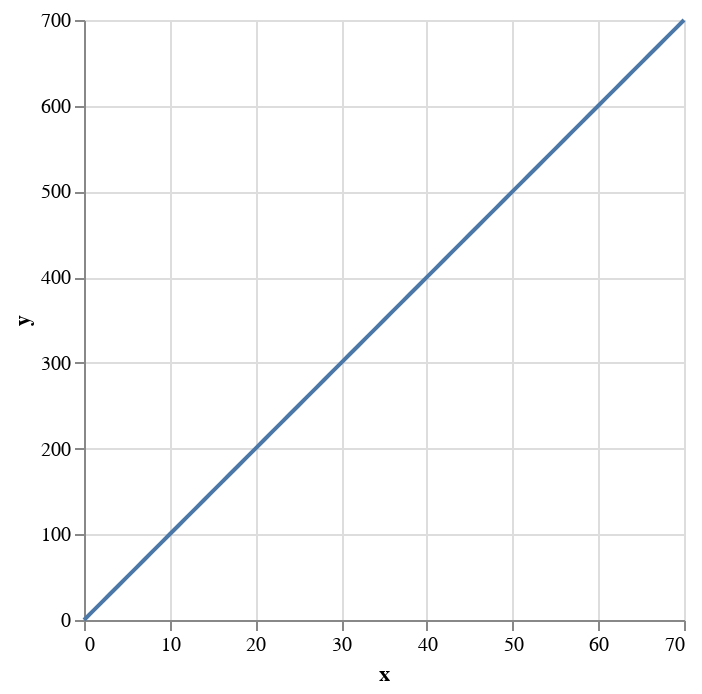

Here is the notebook cell this chart was saved with:
### Markdown cell above
Tree based methods are a popular class of machine learning algorithms. However, they have a very important property to keep in mind in a time series context. Essentially, tree based algorithms are not capable of extrapolating multiple time periods in the future. To illustrate this consider the following example. This is an example of a linearly increasing time series. 

In order for this example to work properly please restart at the top of this section if you decide to make modifications to the code cells

### Code cell
df = pd.DataFrame({'x': np.linspace(0, 70, 71)}).reset_index()
df['y'] = df['x'] * 10

alt.Chart(df).mark_line().encode(x = 'x', y = 'y')

### Figure 1 — Vega-Lite specification as saved in the notebook (floating-point values rounded to 4 significant figures)
{"config": {"view": {"continuousWidth": 300, "continuousHeight": 300}}, "data": {"name": "data-46a92fb53f74bef0b5ac49d83af58541"}, "mark": {"type": "line"}, "encoding": {"x": {"field": "x", "type": "quantitative"}, "y": {"field": "y", "type": "quantitative"}}, "$schema": "https://vega.github.io/schema/vega-lite/v5.16.3.json", "datasets": {"data-46a92fb53f74bef0b5ac49d83af58541": [{"index": 0, "x": 0.0, "y": 0.0}, {"index": 1, "x": 1.0, "y": 10.0}, {"index": 2, "x": 2.0, "y": 20.0}, {"index": 3, "x": 3.0, "y": 30.0}, {"index": 4, "x": 4.0, "y": 40.0}, {"index": 5, "x": 5.0, "y": 50.0}, {"index": 6, "x": 6.0, "y": 60.0}, {"index": 7, "x": 7.0, "y": 70.0}, {"index": 8, "x": 8.0, "y": 80.0}, {"index": 9, "x": 9.0, "y": 90.0}, {"index": 10, "x": 10.0, "y": 100.0}, {"index": 11, "x": 11.0, "y": 110.0}, {"index": 12, "x": 12.0, "y": 120.0}, {"index": 13, "x": 13.0, "y": 130.0}, {"index": 14, "x": 14.0, "y": 140.0}, {"index": 15, "x": 15.0, "y": 150.0}, {"index": 16, "x": 16.0, "y": 160.0}, {"index": 17, "x": 17.0, "y": 170.0}, {"index": 18, "x": 18.0, "y": 180.0}, {"index": 19, "x": 19.0, "y": 190.0}, {"index": 20, "x": 20.0, "y": 200.0}, {"index": 21, "x": 21.0, "y": 210.0}, {"index": 22, "x": 22.0, "y": 220.0}, {"index": 23, "x": 23.0, "y": 230.0}, {"index": 24, "x": 24.0, "y": 240.0}, {"index": 25, "x": 25.0, "y": 250.0}, {"index": 26, "x": 26.0, "y": 260.0}, {"index": 27, "x": 27.0, "y": 270.0}, {"index": 28, "x": 28.0, "y": 280.0}, {"index": 29, "x": 29.0, "y": 290.0}, {"index": 30, "x": 30.0, "y": 300.0}, {"index": 31, "x": 31.0, "y": 310.0}, {"index": 32, "x": 32.0, "y": 320.0}, {"index": 33, "x": 33.0, "y": 330.0}, {"index": 34, "x": 34.0, "y": 340.0}, {"index": 35, "x": 35.0, "y": 350.0}, {"index": 36, "x": 36.0, "y": 360.0}, {"index": 37, "x": 37.0, "y": 370.0}, {"index": 38, "x": 38.0, "y": 380.0}, {"index": 39, "x": 39.0, "y": 390.0}, {"index": 40, "x": 40.0, "y": 400.0}, {"index": 41, "x": 41.0, "y": 410.0}, {"index": 42, "x": 42.0, "y": 420.0}, {"index": 43, "x": 43.0, "y": 430.0}, {"index": 44, "x": 44.0, "y": 440.0}, {"index": 45, "x": 45.0, "y": 450.0}, {"index": 46, "x": 46.0, "y": 460.0}, {"index": 47, "x": 47.0, "y": 470.0}, {"index": 48, "x": 48.0, "y": 480.0}, {"index": 49, "x": 49.0, "y": 490.0}, {"index": 50, "x": 50.0, "y": 500.0}, {"index": 51, "x": 51.0, "y": 510.0}, {"index": 52, "x": 52.0, "y": 520.0}, {"index": 53, "x": 53.0, "y": 530.0}, {"index": 54, "x": 54.0, "y": 540.0}, {"index": 55, "x": 55.0, "y": 550.0}, {"index": 56, "x": 56.0, "y": 560.0}, {"index": 57, "x": 57.0, "y": 570.0}, {"index": 58, "x": 58.0, "y": 580.0}, {"index": 59, "x": 59.0, "y": 590.0}, {"index": 60, "x": 60.0, "y": 600.0}, {"index": 61, "x": 61.0, "y": 610.0}, {"index": 62, "x": 62.0, "y": 620.0}, {"index": 63, "x": 63.0, "y": 630.0}, {"index": 64, "x": 64.0, "y": 640.0}, {"index": 65, "x": 65.0, "y": 650.0}, {"index": 66, "x": 66.0, "y": 660.0}, {"index": 67, "x": 67.0, "y": 670.0}, {"index": 68, "x": 68.0, "y": 680.0}, {"index": 69, "x": 69.0, "y": 690.0}, {"index": 70, "x": 70.0, "y": 700.0}]}}
